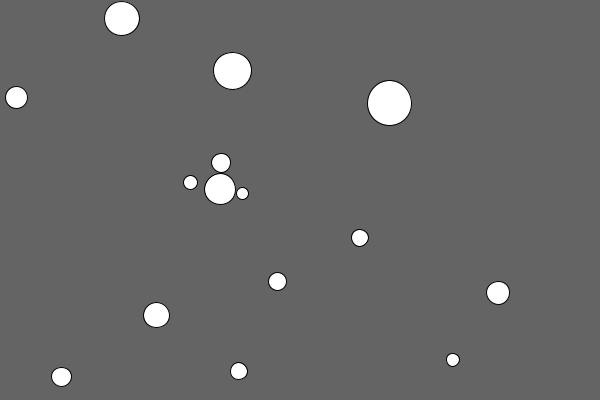
Frame 1 (no input)
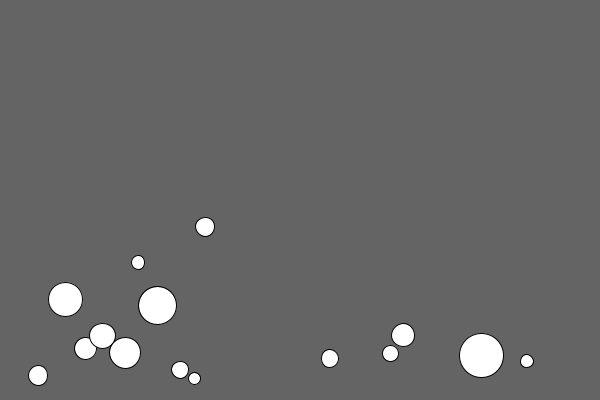
Frame 60 (the mouse pressed at the canvas centre just before this capture)
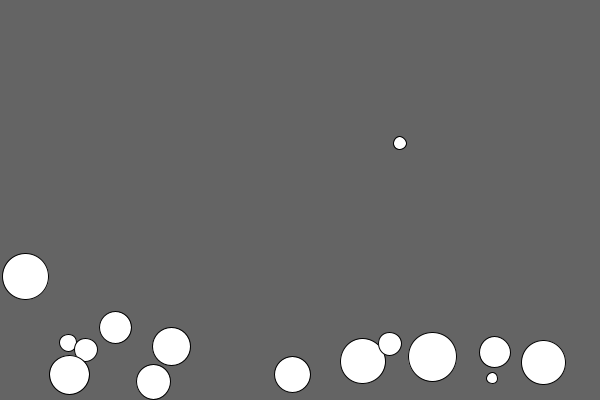
Frame 120 (the mouse held since frame 60 and released just before this capture)

The Processing sketch that drew these frames (run headless with seeded random() and noise(); from frame 60 on, the mouse is pressed at the canvas centre):

// Processing sketch: processing_60828
// ── processing_60828.pde

Ball b[];
final float LOSS = 0.75;

//================================================================

void setup() {
  size(600,400);
  smooth();
  reset();
}

//================================================================

void draw() {
  background(100);
  
  for (int i=0; i < b.length; i++)
    b[i].show(i);
}

//================================================================

void mousePressed() {
  reset();
}

//================================================================

void reset() {
  b = new Ball[15];
  
  for (int i=0; i<b.length; i++) {
    b[i] = new Ball(random(width), random(height), random(-2, 2), random(-2, 2), random(20)+5);
  }
}

//================================================================

class Ball {
  PVector pos, spd;
  float rad, mass;
  //-----------------------------
  Ball(float posX, float posY, float spdX, float spdY, float r) {
    pos = new PVector(posX, posY);
    spd = new PVector(spdX, spdY);
    rad = r;
    mass = r*.01;
  }
  //------------------------------
  void gravitate() {
    
    //get the distance to the floor
    PVector floor = new PVector(pos.x, height - rad);
    
    //get a vector for gravity
    PVector gravity = PVector.sub(floor, pos);
    if (gravity.mag() > 1) 
      gravity.normalize();
    
    gravity.mult(mass); //the mass is based on the ball's radius
    spd.add(gravity); //apply to speed
    
  }
  //-----------------------------  
  void collide(int idx) {
    for (int i = 0; i < idx; i++) { //only compare against balls with a lower array index (we don't need to check 'em twice)

      //get a vector between the two balls' relative positions
      PVector relPos = PVector.sub(pos, b[i].pos);
      if(relPos.mag() < rad + b[i].rad) { //check to see if they're close enough for contact
        
        //start building the impulses (just use #1 for now)
        PVector impulse_1 = new PVector(relPos.x, relPos.y); //we'll use the relPos vector since the impulse falls on that line
        impulse_1.normalize(); //don't care about the current length, just the direction
        
        //get the impact speed
        PVector impact = PVector.sub(spd, b[i].spd); //the impact is the difference between the balls' speeds
        float impactSpd = abs(impact.dot(impulse_1)); //use the magical dot product to get us the impact speed
        
        //adjust the impulse by the impact speed and the balls' masses
        float coefficient = sqrt(impactSpd * mass * b[i].mass); //get the balls' masses in the equations
        impulse_1.mult(coefficient); //multiply for the base impulse
        impulse_1.mult(LOSS); //loose some steam from the bump
        
        //split the impulse between the two balls - weighted by mass (hey - was that a pun)
        PVector impulse_2 = new PVector(impulse_1.x, impulse_1.y); //get a copy of the impulse base
        impulse_1.div(mass); //get the impulse for this ball
        impulse_2.div(b[i].mass); //get the impulse for the other ball
        
        //set the new speeds
        spd.add(impulse_1);
        b[i].spd.sub(impulse_2);
      }
    }
  }
  //-----------------------------
  void boundryCheck() {
        
    if (pos.x < rad) { 
      pos.x = rad + 1;
      spd.x *= -LOSS;
    }
    if (pos.y < rad) { 
      pos.y = rad + 1;
      spd.y *= -LOSS;
    }
    if (pos.x + rad >= width) { 
      pos.x = width - rad - 1;
      spd.x *= -LOSS;
    }
    if (int(pos.y + rad) >= height) { //note that int() when checking the bottom boundry
      pos.y -= pos.y - height + rad;
      spd.y *= -LOSS;
    }
  }
  //-----------------------------
  void checkSpeed() {
    
    //slow 'em down just a wee bit - call it friction if you like
    spd.mult(.998); 
    
    //extra slowing if "rolling on floor"
    if(int(spd.y) == 0 && int(pos.y) == int(height - rad)) {
      spd.mult(.97);
    }
    
    pos.add(spd);
  }
  //-----------------------------
  void show(int idx) {
    gravitate();
    collide(idx);
    boundryCheck();
    checkSpeed();
    
    fill(255);
    ellipse(pos.x, pos.y, rad*2, rad*2);
  }
}
